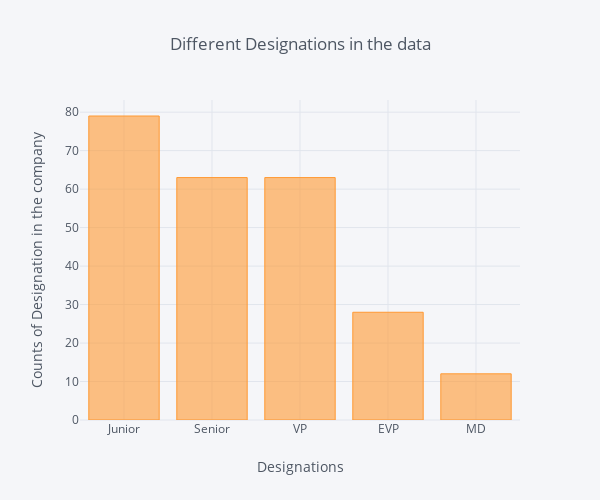

Notebook cell for this chart:
### Code cell
#Checking the different designations in the data. 

print("Designation counts in the data: ")
print(train['Designation'].value_counts())
print("------------------------------------------------------------------------------------------------------------------------------")

train['Designation'].value_counts().iplot(kind='bar', yTitle="Counts of Designation in the company",
                                          xTitle="Designations", title="Different Designations in the data",
                                 dimensions=(600,500))

### Figure 1 — Plotly figure (JSON) as saved in the notebook; plotly's stock layout.template omitted (floating-point values rounded to 4 significant figures)
{"data": [{"marker": {"color": "rgba(255, 153, 51, 0.6)", "line": {"color": "rgba(255, 153, 51, 1.0)", "width": 1}}, "name": "Designation", "orientation": "v", "text": "", "type": "bar", "uid": "9a8a0030-27d9-45ae-bf5d-c80fb1b4651a", "x": ["Junior", "Senior", "VP", "EVP", "MD"], "y": [79, 63, 63, 28, 12]}], "layout": {"height": 500, "legend": {"bgcolor": "#F5F6F9", "font": {"color": "#4D5663"}}, "paper_bgcolor": "#F5F6F9", "plot_bgcolor": "#F5F6F9", "title": {"font": {"color": "#4D5663"}, "text": "Different Designations in the data"}, "width": 600, "xaxis": {"gridcolor": "#E1E5ED", "showgrid": true, "tickfont": {"color": "#4D5663"}, "title": {"font": {"color": "#4D5663"}, "text": "Designations"}, "zerolinecolor": "#E1E5ED"}, "yaxis": {"gridcolor": "#E1E5ED", "showgrid": true, "tickfont": {"color": "#4D5663"}, "title": {"font": {"color": "#4D5663"}, "text": "Counts of Designation in the company"}, "zerolinecolor": "#E1E5ED"}}}
